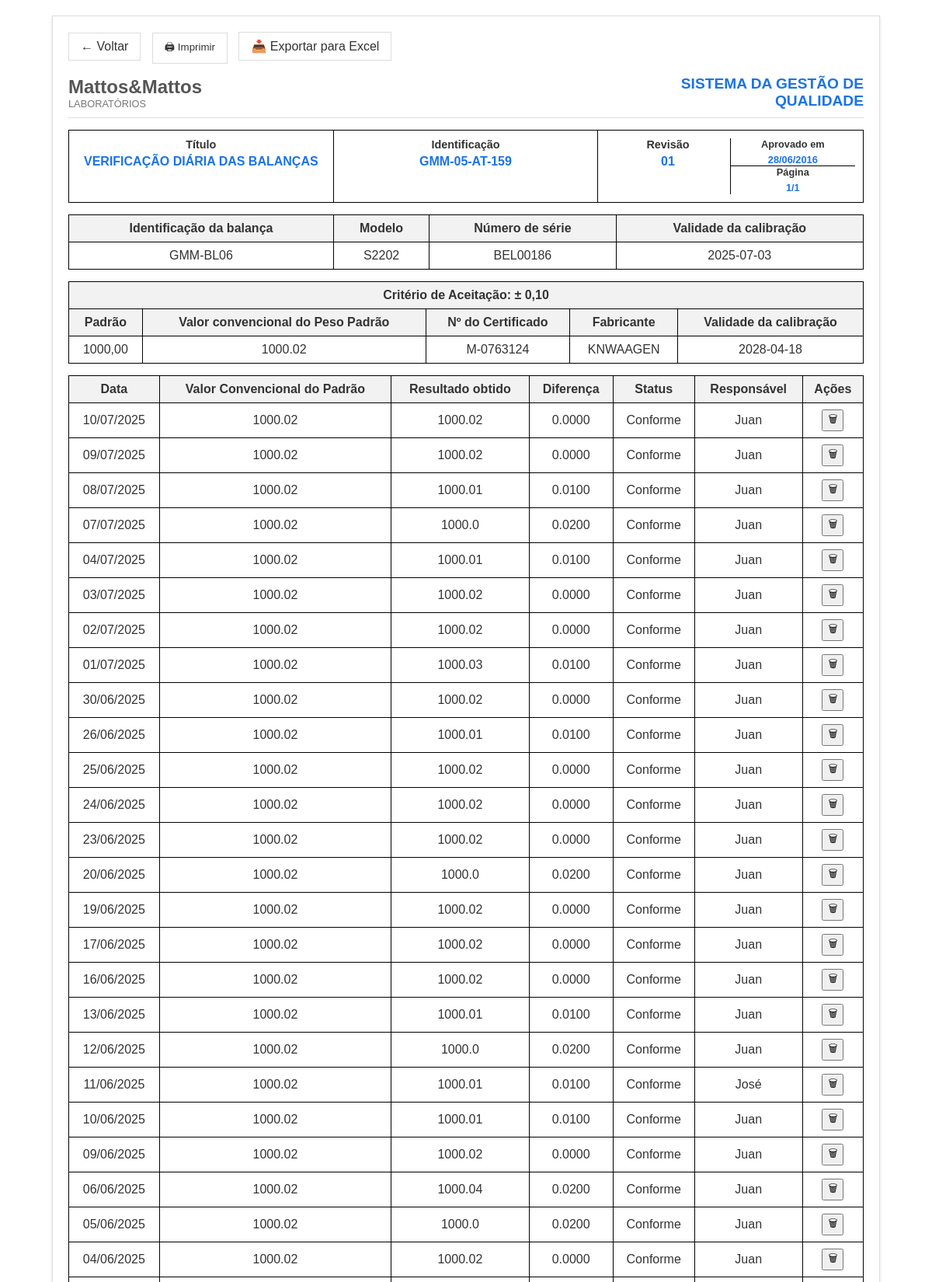
Page /historico/1 (signed in, upper part) on the committed database.
### app/models.py (models this page shows)
class Balanca(db.Model):
    id = db.Column(db.Integer, primary_key=True)
    identificacao = db.Column(db.String(20), nullable=False, unique=True)
    modelo = db.Column(db.String(50), nullable=False)
    numero_serie = db.Column(db.String(50), nullable=False)
    validade_calibracao = db.Column(db.String(10), nullable=False)
    criterio_aceitacao = db.Column(db.String(20), nullable=False)
    padrao = db.Column(db.String(50), nullable=False)
    valor_convencional = db.Column(db.Float, nullable=False)
    numero_certificado = db.Column(db.String(50), nullable=False)
    fabricante = db.Column(db.String(50), nullable=False)
    validade_padrao = db.Column(db.String(10), nullable=False)
    registros = db.relationship('RegistroDiario', backref='balanca', lazy=True)

class RegistroDiario(db.Model):
    id = db.Column(db.Integer, primary_key=True)
    data = db.Column(db.Date, default=datetime.utcnow)
    resultado_obtido = db.Column(db.Float, nullable=False)
    responsavel = db.Column(db.String(100), nullable=False)
    balanca_id = db.Column(db.Integer, db.ForeignKey('balanca.id'), nullable=False)
    @property
    def diferenca(self):
        return round(abs(self.resultado_obtido - self.balanca.valor_convencional), 4)
    @property
    def status(self):
        criterio_limpo = self.balanca.criterio_aceitacao.replace("±", "").replace(",", ".")
        try:
            criterio = float(criterio_limpo)
        except ValueError:
            criterio = 0.05
        return "Conforme" if self.diferenca <= criterio else "Não Conforme"

### app/routes.py (the view)
@routes_bp.route("/historico/<int:id>")
@login_required
def historico(id):
    balanca = Balanca.query.get_or_404(id)
    registros = RegistroDiario.query.filter_by(balanca_id=id).order_by(RegistroDiario.data.desc()).all()
    return render_template("historico.html", balanca=balanca, registros=registros)

### app/__init__.py (called while the page is built)
def create_app():
    app = Flask(__name__)
    app.config['SECRET_KEY'] = 'sua_chave_secreta_aqui'
    app.config['SQLALCHEMY_DATABASE_URI'] = 'sqlite:////app/instance/balancas.db'
    app.config['SQLALCHEMY_TRACK_MODIFICATIONS'] = False
    db.init_app(app)
    login_manager = LoginManager()
    login_manager.login_view = 'routes.login'
    login_manager.login_message = "Faça login para acessar."
    login_manager.init_app(app)
    @login_manager.user_loader
    def load_user(user_id):
        return User.query.get(int(user_id))
    from .routes import routes_bp
    app.register_blueprint(routes_bp)
    with app.app_context():
        db.create_all()
    return app

### app/templates/historico.html (shortened to what this page needs)
<!DOCTYPE html>
<html lang="pt-br">
<head>
</head>
<body>
    <div class="container">
        <div class="actions">
            <a href="{{ url_for('routes.index') }}" class="back-button">← Voltar</a>
            <button onclick="window.print()" class="print-button">🖨 Imprimir</button>
            <a href="{{ url_for('routes.exportar_excel', id=balanca.id) }}" class="print-button">📥 Exportar para Excel</a>
        </div>
        <div class="logo-header">
            <div class="company-name">
                <h2>Mattos&Mattos</h2>
                <p>LABORATÓRIOS</p>
            </div>
            <div class="system-title">
                <h1>SISTEMA DA GESTÃO DE</h1>
                <h1>QUALIDADE</h1>
            </div>
        </div>
        <div class="title-header">
            <div class="title-section">
                <h3>Título</h3>
                <p class="blue-text">VERIFICAÇÃO DIÁRIA DAS BALANÇAS</p>
            </div>
            <div class="id-section">
                <h3>Identificação</h3>
                <p class="blue-text">GMM-05-AT-159</p>
            </div>
            <div class="revision-section">
                <div>
                    <h3>Revisão</h3>
                    <p class="blue-text">01</p>
                </div>
                <div class="date-section">
                    <div class="approved">
                        <h3 style="font-size: 0.8rem;">Aprovado em</h3>
                        <p class="blue-text" style="font-size: 0.8rem;">28/06/2016</p>
                    </div>
                    <div>
                        <h3 style="font-size: 0.8rem;">Página</h3>
                        <p class="blue-text" style="font-size: 0.8rem;">1/1</p>
                    </div>
                </div>
            </div>
        </div>
        <table>
            <thead>
                <tr>
                    <th>Identificação da balança</th>
                    <th>Modelo</th>
                    <th>Número de série</th>
                    <th>Validade da calibração</th>
                </tr>
            </thead>
            <tbody>
                <tr>
                    <td>{{ balanca.identificacao }}</td>
                    <td>{{ balanca.modelo }}</td>
                    <td>{{ balanca.numero_serie }}</td>
                    <td>{{ balanca.validade_calibracao }}</td>
                </tr>
            </tbody>
        </table>
        <table>
            <thead>
                <tr>
                    <th colspan="5">Critério de Aceitação: ± {{ balanca.criterio_aceitacao }}</th>
                </tr>
                <tr>
                    <th>Padrão</th>
                    <th>Valor convencional do Peso Padrão</th>
                    <th>Nº do Certificado</th>
                    <th>Fabricante</th>
                    <th>Validade da calibração</th>
                </tr>
            </thead>
            <tbody>
                <tr>
                    <td>{{ balanca.padrao }}</td>
                    <td>{{ balanca.valor_convencional }}</td>
                    <td>{{ balanca.numero_certificado }}</td>
                    <td>{{ balanca.fabricante }}</td>
                    <td>{{ balanca.validade_padrao }}</td>
                </tr>
            </tbody>
        </table>
        <table>
            <thead>
                <tr>
                    <th>Data</th>
                    <th>Valor Convencional do Padrão</th>
                    <th>Resultado obtido</th>
                    <th>Diferença</th>
                    <th>Status</th>
                    <th>Responsável</th>
                    {% if current_user.is_authenticated %}
                    <th>Ações</th>
                    {% endif %}
                </tr>
            </thead>
            <tbody>
                {% for r in registros %}
                <tr>
                    <td>{{ r.data.strftime('%d/%m/%Y') }}</td>
                    <td>{{ balanca.valor_convencional }}</td>
                    <td>{{ r.resultado_obtido }}</td>
                    <td>{{ "%.4f"|format(r.diferenca) }}</td>
                    <td>{{ r.status }}</td>
                    <td>{{ r.responsavel }}</td>
                    {% if current_user.is_authenticated %}
                    <td>
                        <form method="POST" action="{{ url_for('routes.excluir_registro', id=r.id, balanca_id=balanca.id) }}" onsubmit="return confirm('Excluir este registro?');">
                            <button type="submit" class="btn btn-danger btn-sm">🗑</button>
                        </form>
                    </td>
                    {% endif %}
                </tr>
                {% else %}
                <tr>
                    <td colspan="7">Nenhum registro encontrado.</td>
                </tr>
                {% endfor %}
            </tbody>
        </table>
    </div>
</body>
</html>

### app/templates/historico.html (style rules this page uses)
body { font-family: Arial, sans-serif; margin: 20px; padding: 0; color: #333; }
.container { max-width: 1024px; margin: 0 auto; padding: 20px; border: 1px solid #ddd; box-shadow: 0 2px 5px rgba(0,0,0,0.1); }
.logo-header { display: flex; justify-content: space-between; align-items: center; margin-bottom: 15px; border-bottom: 1px solid #ddd; padding-bottom: 10px; }
.company-name { text-align: left; }
.company-name h2 { margin: 0; color: #555; font-weight: bold; }
.company-name p { margin: 0; font-size: 0.8rem; color: #777; }
.system-title { text-align: right; color: #1a73e8; font-weight: bold; }
.system-title h1 { margin: 0; font-size: 1.2rem; }
.title-header { display: grid; grid-template-columns: repeat(3, 1fr); border: 1px solid black; margin-bottom: 15px; }
.title-header > div { padding: 10px; text-align: center; }
.title-header h3 { margin: 0; font-size: 0.9rem; }
.title-header p { margin: 5px 0 0; font-weight: bold; }
.title-header .blue-text { color: #1a73e8; }
.title-section { border-right: 1px solid black; }
.id-section { border-right: 1px solid black; }
.revision-section { display: grid; grid-template-columns: 1fr 1fr; }
.revision-section > div:first-child { border-right: 1px solid black; }
.revision-section .date-section { display: grid; grid-template-rows: 1fr 1fr; }
.revision-section .date-section .approved { border-bottom: 1px solid black; }
table { width: 100%; border-collapse: collapse; margin-bottom: 15px; }
th, td { border: 1px solid black; padding: 8px; text-align: center; }
th { background-color: #f2f2f2; }
.print-button, .back-button { background-color: white; border: 1px solid #ddd; padding: 8px 15px; cursor: pointer; display: inline-flex; align-items: center; gap: 5px; text-decoration: none; color: #333; margin-right: 10px; }
.actions { margin-bottom: 15px; }

### rows in the picture
Balanca: identificacao "GMM-BL06", modelo "S2202", numero_serie "BEL00186", validade_calibracao "2025-07-03", criterio_aceitacao "0,10", padrao "1000,00", valor_convencional "1000.02", numero_certificado "M-0763124", fabricante "KNWAAGEN", validade_padrao "2028-04-18"
RegistroDiario: data "10/07/2025", resultado_obtido "1000.02", diferenca "0.0000", status "Conforme", responsavel "Juan"
RegistroDiario: data "09/07/2025", resultado_obtido "1000.02", diferenca "0.0000", status "Conforme", responsavel "Juan"
RegistroDiario: data "08/07/2025", resultado_obtido "1000.01", diferenca "0.0100", status "Conforme", responsavel "Juan"
RegistroDiario: data "07/07/2025", resultado_obtido "1000.0", diferenca "0.0200", status "Conforme", responsavel "Juan"
RegistroDiario: data "04/07/2025", resultado_obtido "1000.01", diferenca "0.0100", status "Conforme", responsavel "Juan"
RegistroDiario: data "03/07/2025", resultado_obtido "1000.02", diferenca "0.0000", status "Conforme", responsavel "Juan"
RegistroDiario: data "02/07/2025", resultado_obtido "1000.02", diferenca "0.0000", status "Conforme", responsavel "Juan"
RegistroDiario: data "01/07/2025", resultado_obtido "1000.03", diferenca "0.0100", status "Conforme", responsavel "Juan"
RegistroDiario: data "30/06/2025", resultado_obtido "1000.02", diferenca "0.0000", status "Conforme", responsavel "Juan"
RegistroDiario: data "26/06/2025", resultado_obtido "1000.01", diferenca "0.0100", status "Conforme", responsavel "Juan"
RegistroDiario: data "25/06/2025", resultado_obtido "1000.02", diferenca "0.0000", status "Conforme", responsavel "Juan"
RegistroDiario: data "24/06/2025", resultado_obtido "1000.02", diferenca "0.0000", status "Conforme", responsavel "Juan"
RegistroDiario: data "23/06/2025", resultado_obtido "1000.02", diferenca "0.0000", status "Conforme", responsavel "Juan"
RegistroDiario: data "20/06/2025", resultado_obtido "1000.0", diferenca "0.0200", status "Conforme", responsavel "Juan"
RegistroDiario: data "19/06/2025", resultado_obtido "1000.02", diferenca "0.0000", status "Conforme", responsavel "Juan"
RegistroDiario: data "17/06/2025", resultado_obtido "1000.02", diferenca "0.0000", status "Conforme", responsavel "Juan"
RegistroDiario: data "16/06/2025", resultado_obtido "1000.02", diferenca "0.0000", status "Conforme", responsavel "Juan"
RegistroDiario: data "13/06/2025", resultado_obtido "1000.01", diferenca "0.0100", status "Conforme", responsavel "Juan"
RegistroDiario: data "12/06/2025", resultado_obtido "1000.0", diferenca "0.0200", status "Conforme", responsavel "Juan"
RegistroDiario: data "11/06/2025", resultado_obtido "1000.01", diferenca "0.0100", status "Conforme", responsavel "José"
RegistroDiario: data "10/06/2025", resultado_obtido "1000.01", diferenca "0.0100", status "Conforme", responsavel "Juan"
RegistroDiario: data "09/06/2025", resultado_obtido "1000.02", diferenca "0.0000", status "Conforme", responsavel "Juan"
RegistroDiario: data "06/06/2025", resultado_obtido "1000.04", diferenca "0.0200", status "Conforme", responsavel "Juan"
RegistroDiario: data "05/06/2025", resultado_obtido "1000.0", diferenca "0.0200", status "Conforme", responsavel "Juan"
RegistroDiario: data "04/06/2025", resultado_obtido "1000.02", diferenca "0.0000", status "Conforme", responsavel "Juan"
